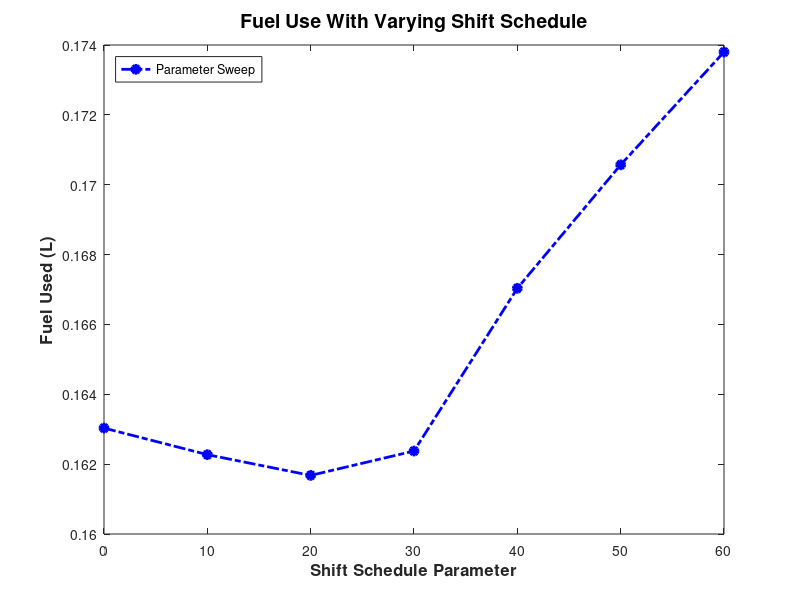

MATLAB code for this plot: (Note: this script raises an error after producing the figure.)
% Copyright 2013-2016 MathWorks, Inc.
% PLOT DATA FROM PARAMETER SWEEP
load FuelUsedSweep1D_AbsRea_7
fuelUse_h = figure;
set(gcf,'Position',[8   227   445   419]);
plot(FuelUsedSweep1D_AbsRea_7.rampconst,FuelUsedSweep1D_AbsRea_7.FuelUsedSET,'b-.o','LineWidth',2,'MarkerFaceColor','b');
title('Fuel Use With Varying Shift Schedule','FontWeight','Bold','FontSize',14);
xlabel('Shift Schedule Parameter','FontWeight','Bold','FontSize',12);
ylabel('Fuel Used (L)','FontWeight','Bold','FontSize',12);
legend('Parameter Sweep','Location','NorthWest');

% PLOT INITIAL SHIFT MAP
[Upshift_Speeds Downshift_Speeds Pedal_Positions] = Calc_Shift_Map_RO(rampconst0,17);
map_h = figure;
set(gcf,'Position',[468   226   560   420]);
Plot_Gear_Shift_Schedule(Pedal_Positions,Upshift_Speeds,Downshift_Speeds);
set(gca,'XLim',[0 120])
